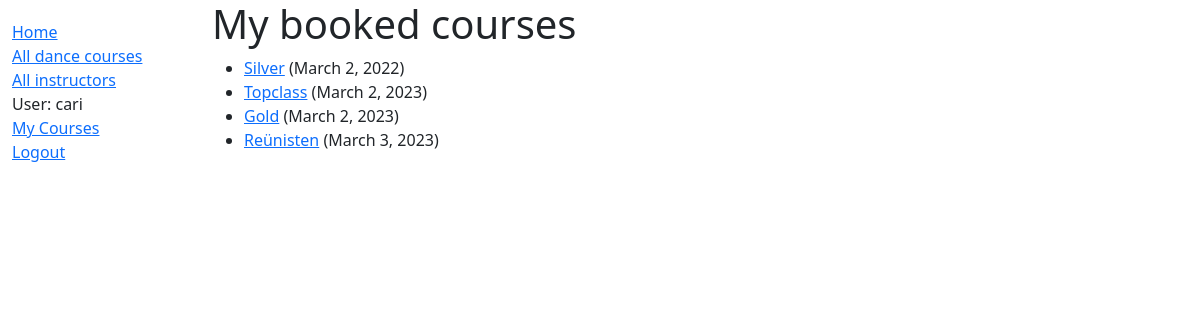
The app's page /catalog/mycourses/ (signed in) with its own data.
### catalog/models.py (models this page shows, shortened)
class Dance_course_instance(models.Model):
    id = models.UUIDField(primary_key=True, default=uuid.uuid4, help_text='Unique ID for this particular run of a specific dance course e.g. in one particular semester')
    dance_course = models.ForeignKey('Dance_course', on_delete=models.RESTRICT, null=True)
    start_date = models.DateField(null=True, blank=True)
    DAYS = (
        ('mo', 'Monday'),
        ('tu', 'Tuesday'),
        ('we', 'Wednesday'),
        ('th', 'Thursday'),
        ('fr', 'Friday'),
        ('sa', 'Saturday'),
        ('su', 'Sunday'),
    )
    day = models.CharField(
        max_length=2,
        choices=DAYS,
        blank=True,
        default='mo',
        help_text= 'On which day is the course?'
    )
    time = models.CharField(max_length=14, blank=True)
    RUN_STATUS = (
        ('f', 'Finished'),
        ('o', 'Ongoing currently'),
        ('n', 'not yet started'),
    )
    running = models.CharField(
        max_length=1,
        choices=RUN_STATUS,
        blank=True,
        default='n',
        help_text='Is the course currently running, finished in the past or will start to be held in the future',
    )
    instructor = models.ManyToManyField('Instructor', help_text='Select instructor(s) for this dance course instance')
    attendees = models.ManyToManyField(User, blank=True, help_text = 'Put in the Footloose members that attend this course')
    def display_attendees(self):
        return ', '.join(inst.username for inst in self.attendees.all()[:3])
        display_instructor.short_description = 'Instructor(s)'
    class Meta:
        ordering = ['start_date']
        permissions = (("acces_to_participants", "access the attending participants"),)

class Dance_course(models.Model):
    title = models.CharField(max_length=200)
    '''not needed for my class: foreign key
    # Foreign Key used because book can only have one author, but authors can have multiple books
    # Author is a string rather than an object because it hasn't been declared yet in the file
    author = models.ForeignKey('Author', on_delete=models.SET_NULL, null=True)
    '''
    summary = models.TextField(max_length=1000, help_text='Enter a brief description of the dance course')
    ''' not needed
    isbn = models.CharField('ISBN', max_length=13, unique=True,
                             help_text='13 Character <a href="https://www.isbn-international.org/content/what-isbn">ISBN number</a>')
    '''
    ''' many to many
    # ManyToManyField used because genre can contain many books. Books can cover many genres.
    # Genre class has already been defined so we can specify the object above.
    genre = models.ManyToManyField(Genre, help_text='Select a genre for this book')
    '''
    style = models.ForeignKey('Style', on_delete=models.SET_NULL, null=True)
    cost = models.DecimalField(max_digits=5, decimal_places=2)

### catalog/views.py (the view)
# urls.py: path('mycourses/', views.CoursesAttendedByUserListView.as_view(), name='my-courses'),
class CoursesAttendedByUserListView(LoginRequiredMixin,generic.ListView):
    model = Dance_course_instance
    template_name = 'catalog/dance_course_instance_list_attended_by_user.html'
    def get_queryset(self):
        booked_courses_list = []
        for inst in Dance_course_instance.objects.all():
            if self.request.user.username in inst.display_attendees():
                booked_courses_list.append(inst)
        return booked_courses_list

### catalog/templates/catalog/dance_course_instance_list_attended_by_user.html
{% extends "base_generic.html" %}
{% block content %}
    <h1>My booked courses</h1>
    {% if object_list %}
    <ul>
      {% for inst in object_list %}
      <li>
        <a href="{% url 'dance_course-detail' inst.dance_course.pk %}">{{ inst.dance_course.title }}</a> ({{ inst.start_date }})
      </li>
      {% endfor %}
    </ul>
    {% else %}
      <p>There exist no booked courses.</p>
    {% endif %}
{% endblock %}

### catalog/templates/base_generic.html (shortened to what this page needs)
<!DOCTYPE html>
<html lang="en">
  <head>
    <link
      href="https://cdn.jsdelivr.net/npm/bootstrap@5.1.3/dist/css/bootstrap.min.css"
      rel="stylesheet"
 />
    {% load static %}
    <link rel="stylesheet" href="{% static 'css/styles.css' %}" />
  </head>
  <body>
    <div class="container-fluid">
      <div class="row">
        <div class="col-sm-2">
          {% block sidebar %}
            <ul class="sidebar-nav">
              <li><a href="{% url 'index' %}">Home</a></li>
              <li><a href="{% url 'dance_course_list' %}">All dance courses</a></li>
              <li><a href="{% url 'instructor_list' %}">All instructors</a></li>
              {% if user.is_authenticated %}
              <li>User: {{ user.get_username }}</li>
              <li><a href="{% url 'my-courses' %}">My Courses</a></li>
              <li><a href="{% url 'logout' %}?next={{ request.path }}">Logout</a></li>
              {% else %}
              <li><a href="{% url 'login' %}?next={{ request.path }}">Login</a></li>
              {% endif %}
            </ul>
          {% endblock %}
        </div>
        <div class="col-sm-10 ">
    {% block content %}{% endblock %}
</div>
      </div>
    </div>
  </body>
</html>

### catalog/static/css/styles.css (style rules this page uses)
.sidebar-nav { margin-top: 20px; padding: 0; list-style: none; }

### records on screen
Dance_course_instance: dance_course "Silver", start_date "March 2, 2022"
Dance_course_instance: dance_course "Topclass", start_date "March 2, 2023"
Dance_course_instance: dance_course "Gold", start_date "March 2, 2023"
Dance_course_instance: dance_course "Reünisten", start_date "March 3, 2023"

### other values on screen
{{ user.get_username }} "cari"
